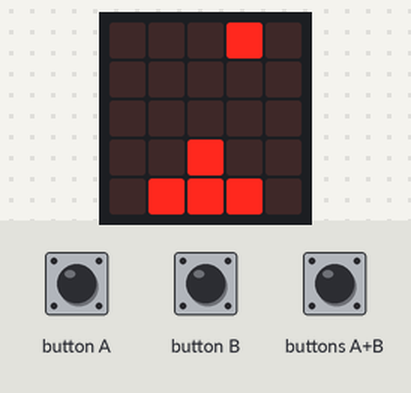
The program below on a simulated BBC micro:bit (MakeCode). On the bench: the board's 5×5 LED display. Inputs (shaded band) come from the test bench.

Above: at 0.5 s.
At 1.6 s:
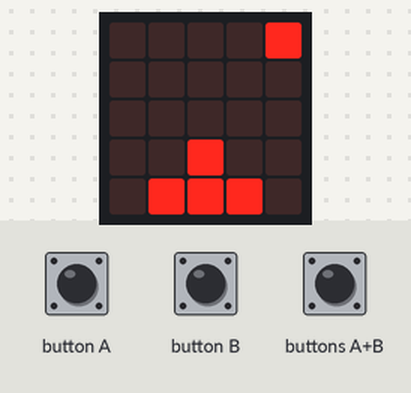
1.7 s: button A pressed for 0.15 s
At 3.2 s:
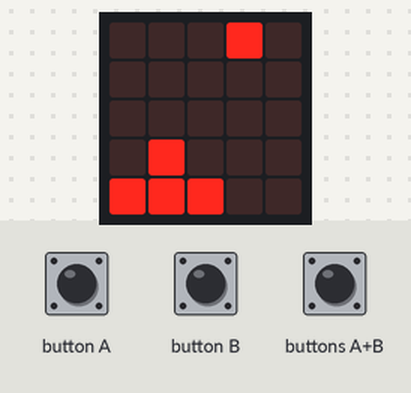
4.8 s: button B pressed for 0.15 s
At 6.2 s:
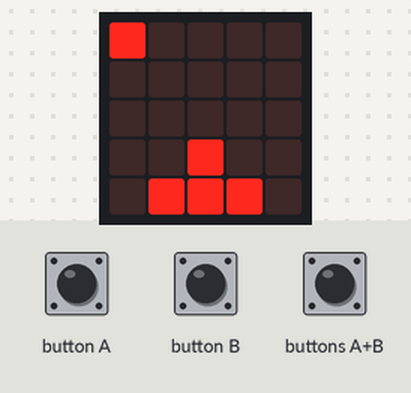
7.9 s: buttons A+B pressed for 0.15 s
8.6 s: button B pressed for 0.15 s
At 9.7 s:
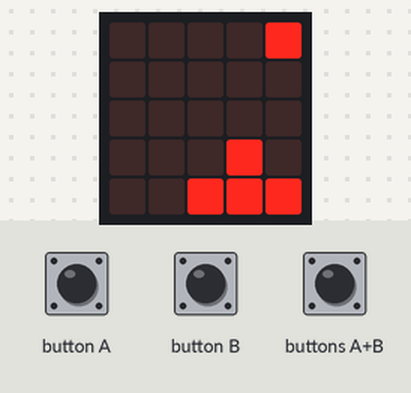
11.7 s: buttons A+B pressed for 1 s
At 12.95 s:
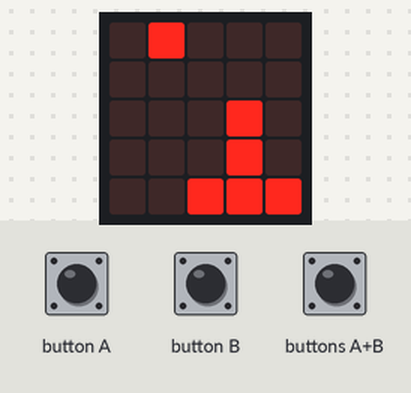
13.3 s: buttons A+B pressed for 0.15 s
Timing chart, 0 to 16.2 s (numbered marks = the images above; inputs shaded):
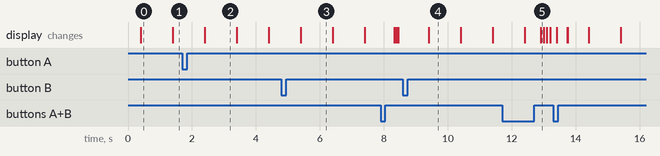

Measured:
- after the input at 1.7 s, the display: changes after 0.70 s (image 2)
- after the input at 4.8 s, the display: changes after 0.60 s (image 3)
- after the input at 8.6 s, the display: changes after 0.80 s (image 4)
- after the input at 11.7 s, the display: first differs from a run without the input after 1.2 s (image 5)
- what the display in image 0 shows lasts 1.0 s, from 0.4 s to 1.4 s

The program:

main.ts
```typescript
input.onButtonPressed(Button.A, function () {
    plads += -1
})
input.onButtonPressed(Button.AB, function () {
    skud = game.createSprite(plads, 4)
    skud.set(LedSpriteProperty.Blink, 50)
    for (let indeks = 0; indeks <= 4; indeks++) {
        basic.pause(100)
        skud.change(LedSpriteProperty.Y, -1)
    }
    if (skud.isTouching(fjende)) {
        fjende.delete()
    }
    skud.delete()
})
input.onButtonPressed(Button.B, function () {
    plads += 1
})
let skud: game.LedSprite = null
let fjende: game.LedSprite = null
let plads = 0
basic.showLeds(`
    . . # . .
    . . . . .
    . . . . .
    . . # . .
    . # # # .
    `)
plads = 2
let fjende_plads = 2
fjende = game.createSprite(fjende_plads, 0)
let fjende_retning = 1
let helt = game.createSprite(2, 3)
let helt2 = game.createSprite(2, 4)
let helt3 = game.createSprite(1, 4)
let helt4 = game.createSprite(3, 4)
loops.everyInterval(1000, function () {
    if (fjende_plads == 4) {
        fjende_retning = -1
    }
    if (fjende_plads == 0) {
        fjende_retning = 1
    }
    fjende_plads += fjende_retning
    fjende.set(LedSpriteProperty.X, fjende_plads)
    helt.set(LedSpriteProperty.X, plads)
    helt2.set(LedSpriteProperty.X, plads)
    helt3.set(LedSpriteProperty.X, plads - 1)
    helt4.set(LedSpriteProperty.X, plads + 1)
})
```

test.ts
```typescript
// test ender her, dette bliver ikke kompileret, når denne pakke bruges som en udvidelse.
```
